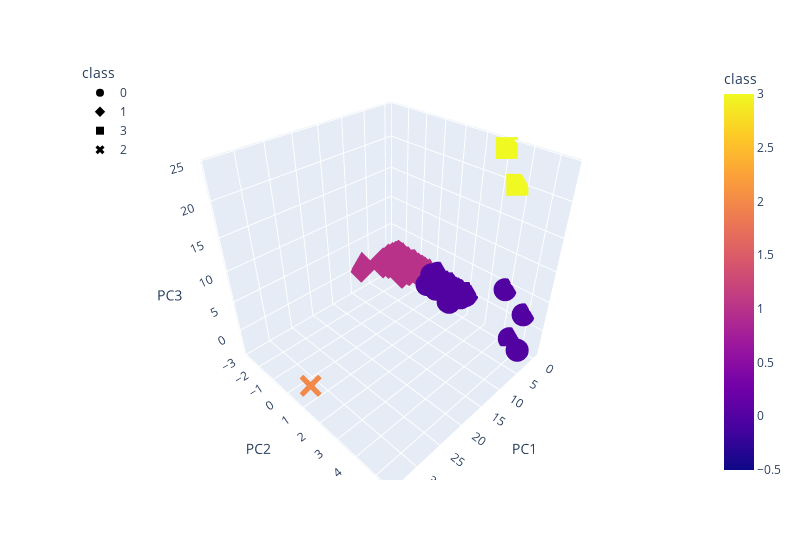

The notebook cell this image was saved under:
### Markdown cell above
## Visualizing Results

### Code cell
#1.0 Create a 3D scatter plot using Plotly Express to plot the clusters using the clustered_df DataFrame. 
#You should include the following parameters on the plot: hover_name="CoinName" 
#and hover_data=["Algorithm"] to show this additional info on each data point.

# Plot the 3D-scatter 
fig = px.scatter_3d(
    clustered_df,
    x="PC1",
    y="PC2",
    z="PC3",
    color="class",
    hover_name="CoinName", 
    symbol="class",
    width=800,
)
fig.update_layout(legend=dict(x=0, y=1))
fig.show()

### Figure 1 — Plotly figure (JSON) as saved in the notebook; plotly's stock layout.template omitted (floating-point values rounded to 4 significant figures; data arrays with more than 128 entries replaced by an {"elided": "..."} marker saying what was removed)
{"data": [{"hovertemplate": "<b>%{hovertext}</b><br><br>class=%{marker.color}<br>PC1=%{x}<br>PC2=%{y}<br>PC3=%{z}<extra></extra>", "hovertext": {"elided": "290 str values"}, "legendgroup": "0", "marker": {"color": {"elided": "290 int values"}, "coloraxis": "coloraxis", "symbol": "circle"}, "mode": "markers", "name": "0", "scene": "scene", "showlegend": true, "type": "scatter3d", "x": {"elided": "290 float values"}, "y": {"elided": "290 float values"}, "z": {"elided": "290 float values"}}, {"hovertemplate": "<b>%{hovertext}</b><br><br>class=%{marker.color}<br>PC1=%{x}<br>PC2=%{y}<br>PC3=%{z}<extra></extra>", "hovertext": {"elided": "239 str values"}, "legendgroup": "1", "marker": {"color": {"elided": "239 int values"}, "coloraxis": "coloraxis", "symbol": "diamond"}, "mode": "markers", "name": "1", "scene": "scene", "showlegend": true, "type": "scatter3d", "x": {"elided": "239 float values"}, "y": {"elided": "239 float values"}, "z": {"elided": "239 float values"}}, {"hovertemplate": "<b>%{hovertext}</b><br><br>class=%{marker.color}<br>PC1=%{x}<br>PC2=%{y}<br>PC3=%{z}<extra></extra>", "hovertext": ["BiblePay", "Poa Network"], "legendgroup": "3", "marker": {"color": [3, 3], "coloraxis": "coloraxis", "symbol": "square"}, "mode": "markers", "name": "3", "scene": "scene", "showlegend": true, "type": "scatter3d", "x": [-0.1946, -0.4079], "y": [3.07, 3.679], "z": [24.27, 20.08]}, {"hovertemplate": "<b>%{hovertext}</b><br><br>class=%{marker.color}<br>PC1=%{x}<br>PC2=%{y}<br>PC3=%{z}<extra></extra>", "hovertext": ["BitTorrent"], "legendgroup": "2", "marker": {"color": [2], "coloraxis": "coloraxis", "symbol": "x"}, "mode": "markers", "name": "2", "scene": "scene", "showlegend": true, "type": "scatter3d", "x": [34.06], "y": [1.342], "z": [-0.1289]}], "layout": {"coloraxis": {"colorbar": {"title": {"text": "class"}}, "colorscale": [[0, "#0d0887"], [0.1111, "#46039f"], [0.2222, "#7201a8"], [0.3333, "#9c179e"], [0.4444, "#bd3786"], [0.5556, "#d8576b"], [0.6667, "#ed7953"], [0.7778, "#fb9f3a"], [0.8889, "#fdca26"], [1, "#f0f921"]]}, "legend": {"title": {"text": "class"}, "tracegroupgap": 0, "x": 0, "y": 1}, "margin": {"t": 60}, "scene": {"domain": {"x": [0, 1], "y": [0, 1]}, "xaxis": {"title": {"text": "PC1"}}, "yaxis": {"title": {"text": "PC2"}}, "zaxis": {"title": {"text": "PC3"}}}, "width": 800}}
